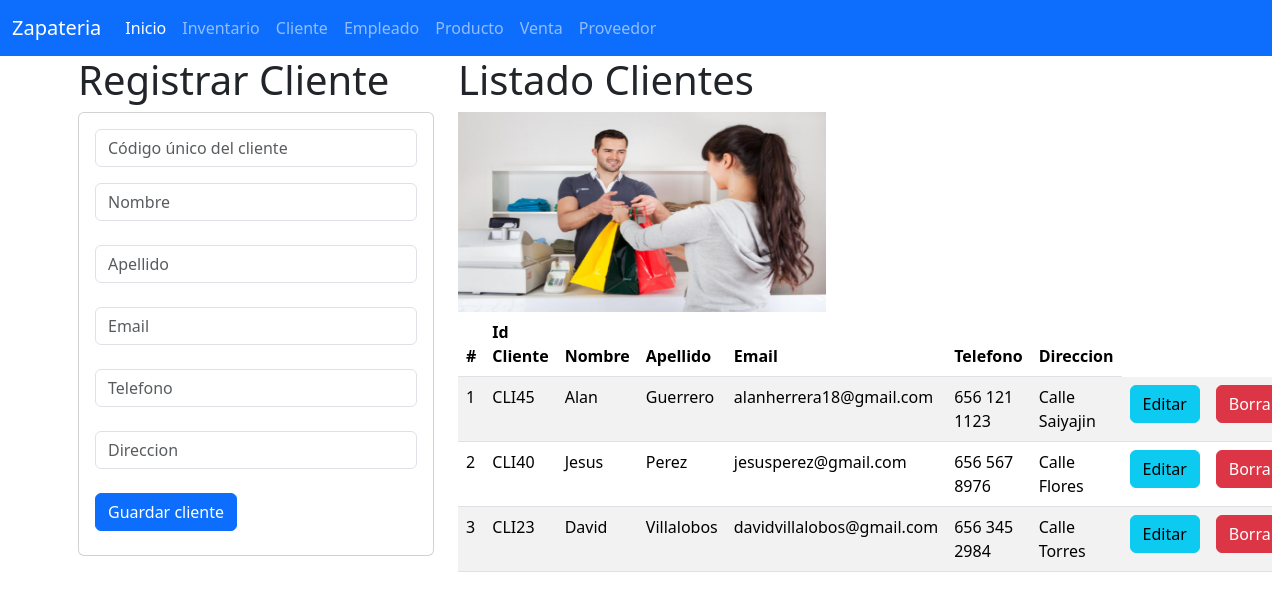
Page /cliente on the committed database.
### cliente_app/models.py (models this page shows, shortened)
class Cliente(models.Model):
    id_cliente = models.CharField(primary_key=True, max_length=6)  # ID único para el cliente
    nombre = models.CharField(max_length=50)  # Para almacenar nombres como texto
    apellido = models.CharField(max_length=50)  # Para almacenar apellidos como texto
    email = models.CharField(max_length=100)  # Campo para direcciones de correo electrónico, validado
    telefono = models.CharField(max_length=15, blank=True, null=True)  # Para números de teléfono (posible prefijo + dígitos)
    direccion = models.TextField(blank=True, null=True)  # Para direcciones completas como texto

### cliente_app/views.py (the view)
# urls.py: path("cliente",views.inicio_vista, name="cliente"),
def inicio_vista(request):
    losclientes=Cliente.objects.all()
    return render(request,"gestionarCliente.html",{"losclientes":losclientes})

### cliente_app/templates/gestionarCliente.html (shortened to what this page needs)
{% extends "base.html" %}
{% block cuerpo %}
{% load static %}
<div class="row">
  <div class="col-sm-12 col-md-4 col-lg-4 xl-4">
    <h1>Registrar Cliente</h1>
    <div class="card">
        <div class="card-body">
          <form action="registrarCliente/" method="POST">
              <div class="form-group">
                <input type="text" id="txtid_cliente" name="txtid_cliente" class="form-control"
                placeholder="Código único del cliente"  minlength="1" maxlength="6"  required>
              </div>
              <div class="form-group py-3">
                <input type="text" id="txtnombre" name="txtnombre" class="form-control"
                placeholder="Nombre" max="100"   required>
              </div>
              <div class="form-group py-2">
                <input type="txt" id="txtapellido" name="txtapellido" class="form-control"
                placeholder="Apellido"  max="100" required >
              </div>
              <div class="form-group py-3">
                <input type="text" id="txtemail" name="txtemail" class="form-control"
                placeholder="Email" max="100" required>
              </div>
              <div class="form-group py-2">
                <input type="num" id="txttelefono" name="txttelefono" class="form-control"
                placeholder="Telefono"  max="100" required>
              </div>
              <div class="form-group py-3">
                <input type="text" id="txtdireccion" name="txtdireccion" class="form-control"
                placeholder="Direccion"  max="255" required>
              </div>
            <div class="form-group py-2">
              <button type="submit" class="btn btn-primary">Guardar cliente</button>
            </div>
          </form>
        </div>
      </div>
    </div>
  <div class="col-sm-12 col-md-8 col-lg-8 xl-8">
    <h1>Listado Clientes</h1>
    <img class="w-50" src="{% static 'img/cliente.jpg' %}" alt="bonilla" width="100" height="200">
    <table class="table table-striped">
      <thead>
        <tr>
          <th scope="col">#</th>
          <th scope="col">Id Cliente</th>
          <th scope="col">Nombre</th>
          <th scope="col">Apellido</th>
          <th scope="col">Email</th>
          <th scope="col">Telefono</th>
          <th scope="col">Direccion</th>
        </tr>
      </thead>
      <tbody>
        {% for c in losclientes %}
        <tr>
          <td>{{ forloop.counter }}</td>
          <td>{{ c.id_cliente }}</td>
          <td>{{ c.nombre }}</td>
          <td>{{ c.apellido }}</td>
          <td>{{ c.email }}</td>
          <td>{{ c.telefono }}</td>
          <td>{{ c.direccion }}</td>
          <td><a href="seleccionarCliente/{{ c.id_cliente }}" class="btn btn-info">Editar</a></td>
          <td><a href="borrarCliente/{{ c.id_cliente }}" class="btn btn-danger">Borrar</a></td>
        </tr>
        {% endfor %}
      </tbody>
    </table>
  </div>
</div>
{% endblock %}

### rows in the picture
Cliente: id_cliente "CLI45", nombre "Alan", apellido "Guerrero", email "alanherrera18@gmail.com", telefono "656 121 1123", direccion "Calle Saiyajin"
Cliente: id_cliente "CLI40", nombre "Jesus", apellido "Perez", email "jesusperez@gmail.com", telefono "656 567 8976", direccion "Calle Flores"
Cliente: id_cliente "CLI23", nombre "David", apellido "Villalobos", email "davidvillalobos@gmail.com", telefono "656 345 2984", direccion "Calle Torres"
